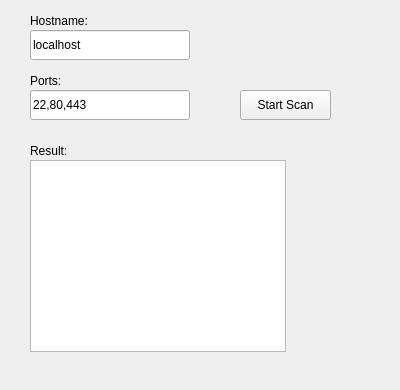
<?xml version="1.0" encoding="UTF-8"?>
<ui version="4.0">
 <class>ScannerGUI</class>
 <widget class="QWidget" name="ScannerGUI">
  <property name="geometry">
   <rect>
    <x>0</x>
    <y>0</y>
    <width>400</width>
    <height>390</height>
   </rect>
  </property>
  <property name="windowTitle">
   <string>Port Scanner</string>
  </property>
  <widget class="QLineEdit" name="hostnameEntry">
   <property name="geometry">
    <rect>
     <x>30</x>
     <y>30</y>
     <width>160</width>
     <height>30</height>
    </rect>
   </property>
   <property name="text">
    <string>localhost</string>
   </property>
  </widget>
  <widget class="QLineEdit" name="portEntry">
   <property name="geometry">
    <rect>
     <x>30</x>
     <y>90</y>
     <width>160</width>
     <height>30</height>
    </rect>
   </property>
   <property name="text">
    <string>22,80,443</string>
   </property>
  </widget>
  <widget class="QPushButton" name="startButton">
   <property name="geometry">
    <rect>
     <x>240</x>
     <y>90</y>
     <width>91</width>
     <height>30</height>
    </rect>
   </property>
   <property name="text">
    <string>Start Scan</string>
   </property>
  </widget>
  <widget class="QTextBrowser" name="resultWindow">
   <property name="geometry">
    <rect>
     <x>30</x>
     <y>160</y>
     <width>256</width>
     <height>192</height>
    </rect>
   </property>
  </widget>
  <widget class="QLabel" name="label">
   <property name="geometry">
    <rect>
     <x>30</x>
     <y>10</y>
     <width>91</width>
     <height>22</height>
    </rect>
   </property>
   <property name="text">
    <string>Hostname:</string>
   </property>
  </widget>
  <widget class="QLabel" name="label_2">
   <property name="geometry">
    <rect>
     <x>30</x>
     <y>70</y>
     <width>68</width>
     <height>22</height>
    </rect>
   </property>
   <property name="text">
    <string>Ports:</string>
   </property>
  </widget>
  <widget class="QLabel" name="label_3">
   <property name="geometry">
    <rect>
     <x>30</x>
     <y>140</y>
     <width>68</width>
     <height>22</height>
    </rect>
   </property>
   <property name="text">
    <string>Result:</string>
   </property>
  </widget>
 </widget>
 <layoutdefault spacing="6" margin="11"/>
 <resources/>
 <connections/>
</ui>
